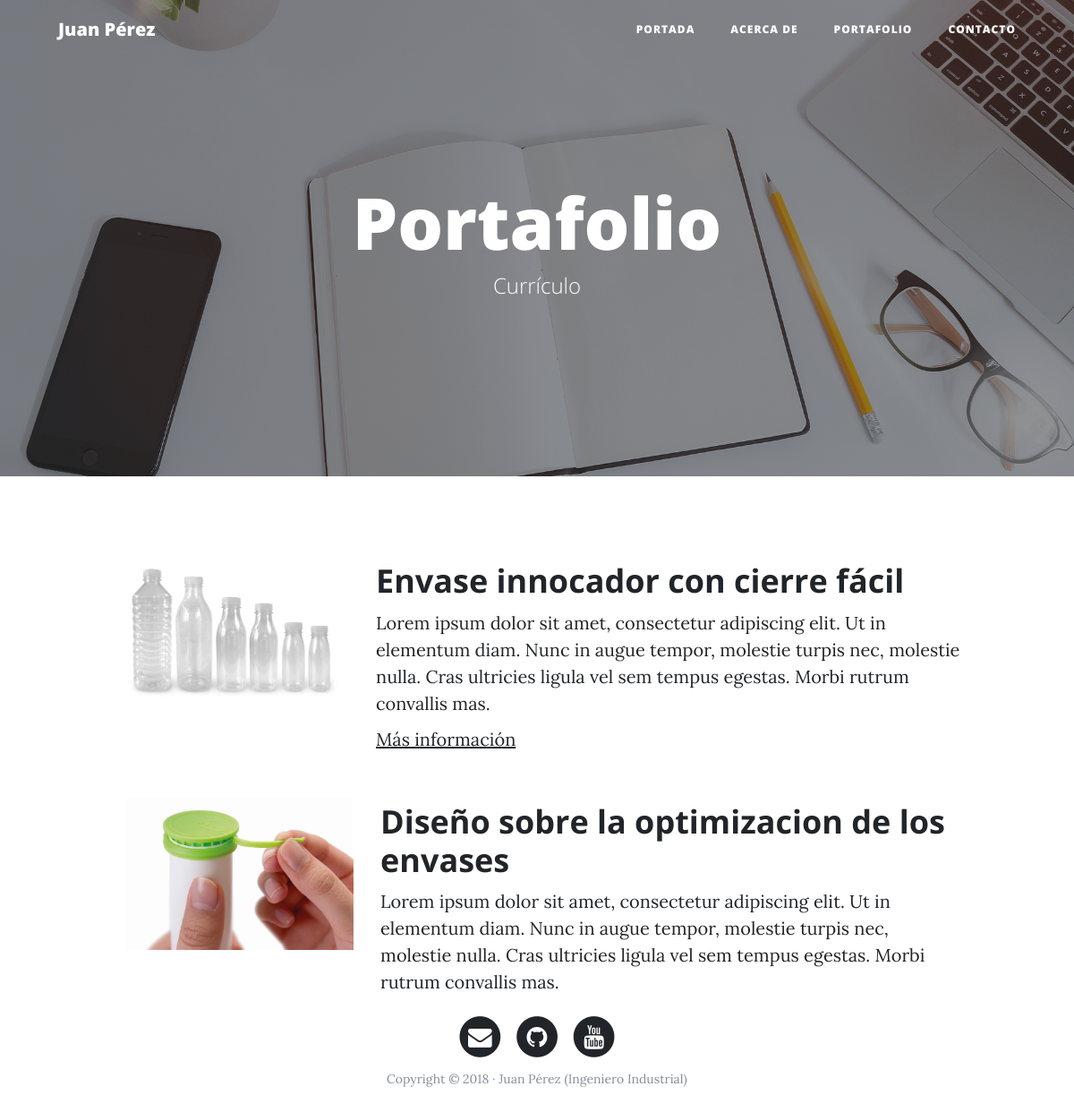
The page /portfolio/ on the database its author committed.
### portfolio/models.py (models this page shows, shortened)
class Project(models.Model):
    title = models.CharField(max_length=200, verbose_name="Titulo")
    description = models.TextField(verbose_name="Descripcion")
    image = models.ImageField(verbose_name="Imagen", upload_to="projects")
    link = models.URLField(verbose_name="Direccion Web",null=True,blank=True)
    created = models.DateTimeField(auto_now_add=True,verbose_name="Fecha de creación")
    updated = models.DateTimeField(auto_now=True,verbose_name="Fecha de adición")
    class Meta:
        verbose_name = "proyecto"
        verbose_name_plural = "proyectos"
        ordering = ['-created']

### portfolio/views.py (the view)
# urls.py: path('portfolio/', portfolio_views.portfolio, name="portfolio"),
def portfolio(request):
    projects = Project.objects.all()
    return render(request, "portfolio/portfolio.html", {'projects':projects})

### portfolio/templates/portfolio/portfolio.html (shortened to what this page needs)
{% extends 'core/base.html' %}
{% block background %}{% load static %}{% static 'core/img/portfolio-bg.jpg' %}{% endblock %}
{% block headers %}
<h1>Portafolio</h1>
<span class="subheading">Currículo</span>
{% endblock %}
{% block content %}
    {% for project in projects %}
	      <div class="row project">
	      	<div class="col-lg-3 col-md-4 offset-lg-1">
			      <img class="img-fluid" src="{{project.image.url}}" alt="">
	      	</div>
	        <div class="col-lg-7 col-md-8">
	      		<h2 class="section-heading title">{{project.title}}</h2>
	          <p>{{project.description}}</p>
              {% if project.link %}
	          <p><a href="{{project.link}}">Más información</a></p>
              {% endif %}
	      	</div>
	      </div>
		  </div>
    {% endfor %}
{% endblock %}

### core/templates/core/base.html (shortened to what this page needs)
<!DOCTYPE html>
<html lang="es">
  <head>
    {% load static %}
    <link href="{% static 'core/vendor/bootstrap/css/bootstrap.min.css' %}" rel="stylesheet">
    <link href="{% static 'core/vendor/font-awesome/css/font-awesome.min.css' %}" rel="stylesheet" type="text/css">
    <link href="{% static 'core/css/clean-blog.min.css' %}" rel="stylesheet">
  </head>
  <body>
    <nav class="navbar navbar-expand-lg navbar-light fixed-top" id="mainNav">
      <div class="container">
        <a class="navbar-brand" href="{% url "home" %}">Juan Pérez</a>
        <div class="collapse navbar-collapse" id="navbarResponsive">
          <ul class="navbar-nav ml-auto">
            <li class="nav-item">
              <a class="nav-link" href="{% url "home" %}">Portada</a>
            </li>
            <li class="nav-item">
              <a class="nav-link" href="{% url "about" %}">Acerca de</a>
            </li>
            <li class="nav-item">
              <a class="nav-link" href="{% url "portfolio" %}">Portafolio</a>
            </li>
            <li class="nav-item">
              <a class="nav-link" href="{% url "contact" %}">Contacto</a>
            </li>
          </ul>
        </div>
      </div>
    </nav>
    <header class="masthead" style="background-image: url('{% block background %}{% endblock %}')">
      <div class="overlay"></div>
      <div class="container">
        <div class="row">
          <div class="col-lg-8 col-md-10 mx-auto">
            <div class="site-heading">
                {% block headers %}{% endblock %}
            </div>
          </div>
        </div>
      </div>
    </header>
    <div class="container">
      <div class="row">
        {% block content %}{% endblock %}
    <footer>
      <div class="container">
        <div class="row">
          <div class="col-lg-8 col-md-10 mx-auto">
            <ul class="list-inline text-center">
              <li class="list-inline-item">
                <a href="#">
                  <span class="fa-stack fa-lg">
                    <i class="fa fa-circle fa-stack-2x"></i>
                    <i class="fa fa-envelope fa-stack-1x fa-inverse"></i>
                  </span>
                </a>
              </li>
              <li class="list-inline-item">
                <a href="#">
                  <span class="fa-stack fa-lg">
                    <i class="fa fa-circle fa-stack-2x"></i>
                    <i class="fa fa-github fa-stack-1x fa-inverse"></i>
                  </span>
                </a>
              </li>
              <li class="list-inline-item">
                <a href="#">
                  <span class="fa-stack fa-lg">
                    <i class="fa fa-circle fa-stack-2x"></i>
                    <i class="fa fa-youtube fa-stack-1x fa-inverse"></i>
                  </span>
                </a>
              </li>
            </ul>
            <p class="copyright text-muted">Copyright &copy; 2018 · Juan Pérez (Ingeniero Industrial) </p>
          </div>
        </div>
      </div>
    </footer>
  </body>
</html>

### rows shown on the page
Project: image (picture), title "Envase innocador con cierre fácil", description "Lorem ipsum dolor sit amet, consectetur adipiscing elit. Ut in elementum diam. Nunc in augue tempor, molestie turpis nec, molestie nulla. Cras ultricies ligula vel sem tempus egestas. Morbi rutrum convallis mas."
Project: image (picture), title "Diseño sobre la optimizacion de los envases", description "Lorem ipsum dolor sit amet, consectetur adipiscing elit. Ut in elementum diam. Nunc in augue tempor, molestie turpis nec, molestie nulla. Cras ultricies ligula vel sem tempus egestas. Morbi rutrum convallis mas."
